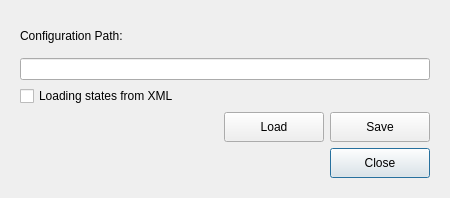
<?xml version="1.0" encoding="UTF-8"?>
<ui version="4.0">
 <class>ConfigPathDialog</class>
 <widget class="QDialog" name="ConfigPathDialog">
  <property name="geometry">
   <rect>
    <x>0</x>
    <y>0</y>
    <width>450</width>
    <height>198</height>
   </rect>
  </property>
  <property name="minimumSize">
   <size>
    <width>450</width>
    <height>0</height>
   </size>
  </property>
  <property name="maximumSize">
   <size>
    <width>450</width>
    <height>198</height>
   </size>
  </property>
  <property name="windowTitle">
   <string>Save/Load Configuration</string>
  </property>
  <layout class="QGridLayout" name="gridLayout">
   <item row="0" column="0">
    <widget class="QWidget" name="pathWidget" native="true">
     <layout class="QGridLayout" name="gridLayout_2">
      <item row="2" column="0" colspan="3">
       <widget class="QCheckBox" name="stateLoadCheckBox">
        <property name="text">
         <string>Loading states from XML</string>
        </property>
       </widget>
      </item>
      <item row="0" column="0">
       <widget class="QLabel" name="pathLabel">
        <property name="text">
         <string>Configuration Path:</string>
        </property>
       </widget>
      </item>
      <item row="0" column="1" colspan="2">
       <spacer name="pathHorizontalSpacer">
        <property name="orientation">
         <enum>Qt::Horizontal</enum>
        </property>
        <property name="sizeHint" stdset="0">
         <size>
          <width>98</width>
          <height>20</height>
         </size>
        </property>
       </spacer>
      </item>
      <item row="1" column="0" colspan="3">
       <widget class="QLineEdit" name="pathLineEdit"/>
      </item>
      <item row="4" column="0" colspan="2">
       <spacer name="horizontalSpacer">
        <property name="orientation">
         <enum>Qt::Horizontal</enum>
        </property>
        <property name="sizeHint" stdset="0">
         <size>
          <width>40</width>
          <height>20</height>
         </size>
        </property>
       </spacer>
      </item>
      <item row="4" column="2">
       <widget class="QPushButton" name="closeDlgButton">
        <property name="minimumSize">
         <size>
          <width>100</width>
          <height>30</height>
         </size>
        </property>
        <property name="maximumSize">
         <size>
          <width>100</width>
          <height>30</height>
         </size>
        </property>
        <property name="text">
         <string>Close</string>
        </property>
       </widget>
      </item>
      <item row="3" column="2">
       <widget class="QPushButton" name="pathSaveButton">
        <property name="minimumSize">
         <size>
          <width>100</width>
          <height>30</height>
         </size>
        </property>
        <property name="maximumSize">
         <size>
          <width>100</width>
          <height>30</height>
         </size>
        </property>
        <property name="text">
         <string>Save</string>
        </property>
       </widget>
      </item>
      <item row="3" column="1">
       <widget class="QPushButton" name="pathLoadButton">
        <property name="minimumSize">
         <size>
          <width>100</width>
          <height>30</height>
         </size>
        </property>
        <property name="maximumSize">
         <size>
          <width>100</width>
          <height>30</height>
         </size>
        </property>
        <property name="text">
         <string>Load</string>
        </property>
       </widget>
      </item>
     </layout>
    </widget>
   </item>
  </layout>
 </widget>
 <resources/>
 <connections/>
</ui>
